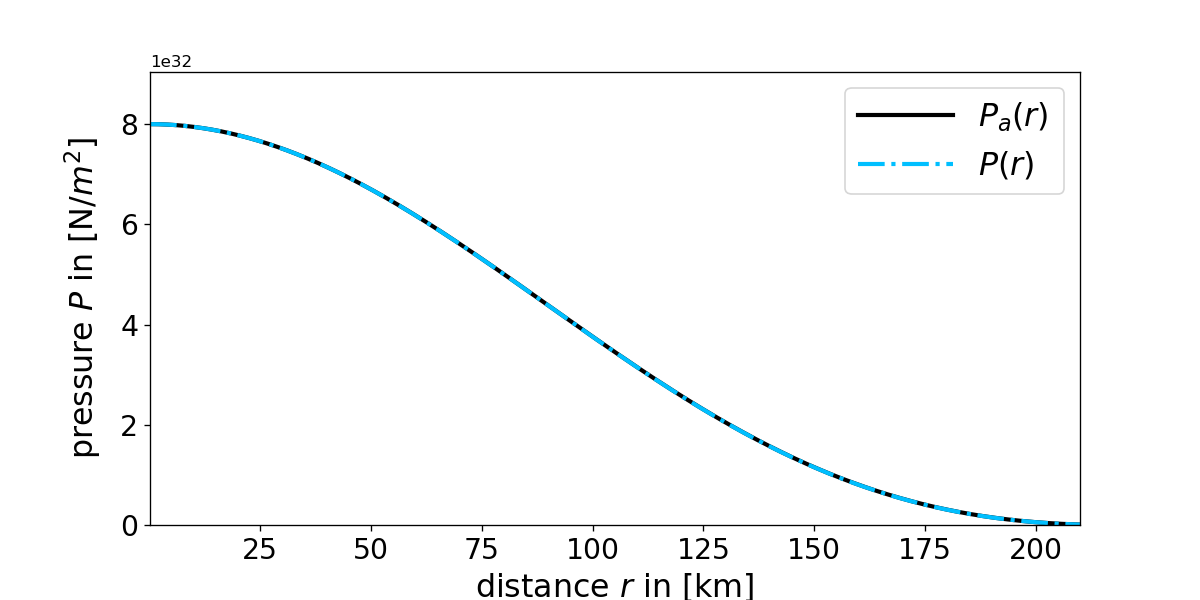

Recreate this plot in Python.
"""The code below was written by @author: https://github.com/DianaNtz and is a fourth order Runge Kutta implementation. 
It solves in particular the equation of hydrostatic equilibrium for a spherical symmetric star with polytropic equation of state 
and compares it with the analytical solution for polytropic index n=1."""
import numpy as np
import matplotlib.pyplot as plt
dr=100 #in m
R=210000 #in m
Rfinal=R
r0=dr
steps=int(-(r0-Rfinal)/dr)
rho0=2*10**16 #central density of the star in kg/m^3
G=6.67259*10**-11 #gravitational constant in m^3/(kg s^2)
n=1 #dimensionless
k=2 #m^5/kg/s^2 for n=1
P0=k*rho0**(1+1/n) #central pressure 
def rho(r,rho0,P):
    return ((1/k)*P)**(n/(n+1))   
def Mass(r,rho0,Parr):
    n=int((r-r0)/dr)
    rint=np.linspace(r0,r,n) 
    M=0
    for i in range(0,n):
        M=4*np.pi*rint[i]**2*rho(rint[i],rho0,Parr[i])*dr+M 
    return M
def f(r,P,Parr):   
    Lane=-G/r**2*Mass(r,rho0,Parr)*rho(r, rho0, P)
    return Lane
P=np.empty(steps+1, dtype='double')
r=np.empty(steps+1, dtype='double')
Pn=P0
rn=r0
#Runge Kutta fourth
for i in range(0,steps+1):
    r[i]=rn
    P[i]=Pn
    k1=dr*f(rn,Pn,P)
    k2=dr*f(rn+0.5*dr,Pn+0.5*k1,P)
    k3=dr*f(rn+0.5*dr,Pn+0.5*k2,P)
    k4=dr*f(rn+dr,Pn+k3,P)
    rn=rn+dr
    Pn=Pn+k2*(2/6)+k1*(1/6)+k3*(2/6)+k4*(1/6)
#analytical solution of the Lane Emden equation for n=1  
gamma=1/n+1
zeta=np.sqrt(4*np.pi*G*(gamma-1)/(k*gamma))*r*rho0**((2-gamma)/2)
theta=np.sin(zeta)/zeta
rhoa=theta**n*rho0
Pa=k*rhoa**gamma
ax1 = plt.subplots(1, sharex=True, figsize=(10,5))
plt.plot(r/1000,Pa,color='black',linestyle='-',linewidth=2.5,label = "$P_a(r)$ ")          
plt.plot(r/1000,P,color='deepskyblue',linestyle='-.',linewidth=2.5,label="$P(r)$ ")
plt.xlabel("distance $r$ in [km]",fontsize=19) 
plt.ylabel(r'pressure $P$ in [N/$m^2$]',fontsize=19,labelpad=10)
plt.xlim([r0/1000,Rfinal/1000])
plt.ylim([0,P0+P0*0.13])  
plt.xticks(fontsize= 17)
plt.yticks(fontsize= 17)
plt.legend(loc=1,fontsize=19,handlelength=3) 
plt.savefig("Lane.png",dpi=120)
plt.show()